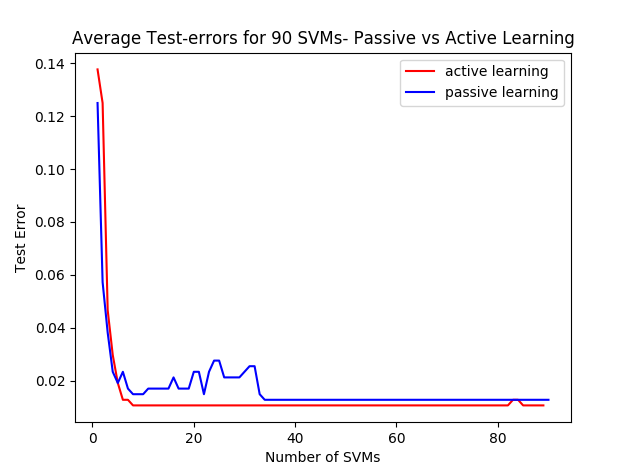

This chart was generated by the following Python code:
import pandas as pd
from sklearn.utils import shuffle
import numpy as np
from sklearn.model_selection import train_test_split
from sklearn.model_selection import KFold
from sklearn.model_selection import GridSearchCV
import matplotlib.pyplot as plt
from sklearn.svm import LinearSVC,SVC
import seaborn as sns
from sklearn.metrics import accuracy_score

colNames=['variance','skewness','curtosis','entropy','class']
temp_dataframe = pd.read_csv("/media/ghost/Games And Images/INF552/hw4/data_banknote_authentication.csv",header=None, names=colNames)

temp_dataframe.to_csv('/media/ghost/Games And Images/INF552/hw4/data_banknote_authentication_with names.csv',index=False)
dataset=temp_dataframe.values

print(dataset.shape)
print("Shuffling...")

# shuffle the data
shuf_ds= shuffle(dataset, random_state=0)

print(shuf_ds.shape)

# abstract the test data

X_test=shuf_ds[:472,:4]
Y_test=shuf_ds[:472,4:]

# rest is train data
X_train_parent=shuf_ds[472:,:4]
Y_train_parent=shuf_ds[472:,4:]

counter=0

# hyperparameter setup
cv = KFold(10)
Cs=np.linspace(0.01,5,50)
tuned_parameters = [{'C': Cs}]
all_error_list=[]
all_errors=[]
x_axis_list=[]
# iterative training(online learning) for 90 SVMs

for i in range(1,91):
    X_train=X_train_parent[:10*i,:]
    Y_train=Y_train_parent[:10*i,:]
    print(X_train.shape)
    counter+=1
    # do the training and test error here calculation

    clf = GridSearchCV(LinearSVC(penalty='l1', dual=False), tuned_parameters, cv=cv, refit=True, n_jobs=2)

    clf.fit(X_train, Y_train.ravel())

    scores = clf.cv_results_['mean_test_score']
    scores_std = clf.cv_results_['std_test_score']

    #####optional plotting to visualize the best l1-penalty value
    #
    # plt.figure().set_size_inches(8, 6)
    # plt.semilogx(Cs, scores)
    # plt.show()

    print("Best L1-penalty parameter is ", clf.best_params_)
    print("Best Score with this paramteter is", clf.best_score_)

    preds=clf.predict(X_test)
    # print(preds)
    test_score=accuracy_score(Y_test, preds)
    print("Test Score:",test_score)
    test_error=1-test_score
    all_error_list.append(test_error)
    all_errors=np.array(all_error_list)
    x_axis_list.append(i)

print(all_errors)


x_axis=np.array(x_axis_list)

passive_errors=all_errors



colNames=['variance','skewness','curtosis','entropy','class']
temp_dataframe = pd.read_csv("/media/ghost/Games And Images/INF552/hw4/data_banknote_authentication.csv",header=None, names=colNames)

temp_dataframe.to_csv('/media/ghost/Games And Images/INF552/hw4/data_banknote_authentication_with names.csv',index=False)
dataset=temp_dataframe.values

print(dataset.shape)
print("Shuffling...")

# shuffle the data
shuf_ds= shuffle(dataset, random_state=21)

print(shuf_ds.shape)

# abstract the test data

X_test=shuf_ds[:472,:4]
Y_test=shuf_ds[:472,4:]

# rest is train data
X_train_parent=shuf_ds[472:482,:4]
Y_train_parent=shuf_ds[472:482,4:]

X_rest=shuf_ds[482:,:4]
Y_rest=shuf_ds[482:,4:]

counter = 0

# hyperparameter setup
cv = KFold(10)
Cs = np.linspace(0.01, 5, 50)
tuned_parameters = [{'C': Cs}]

all_error_list = []
all_errors = []
x_axis_list_active = []


X_train = X_train_parent[:,:]
Y_train = Y_train_parent[:,:]

# iterative training(online learning) for 90 SVMs

for i in range(1, 90):


    print('\n##### Iteration:',i,' with Samples in Train Data:',10*i,'#####')
    counter += 1
    # do the training and test error here calculation

    clf = GridSearchCV(LinearSVC(penalty='l1', dual=False), tuned_parameters, cv=cv, refit=True, n_jobs=2)

    clf.fit(X_train, Y_train.ravel())

    scores = clf.cv_results_['mean_test_score']
    scores_std = clf.cv_results_['std_test_score']

    #####optional plotting to visualize the best l1-penalty value
    #
    # plt.figure().set_size_inches(8, 6)
    # plt.semilogx(Cs, scores)
    # plt.show()

    print("Best L1-penalty parameter is ", clf.best_params_)
    print("Best Score with this paramteter is", clf.best_score_)


    preds = clf.predict(X_test)
    test_score = accuracy_score(Y_test, preds)
    print("Test Score:", test_score)
    test_error = 1 - test_score
    all_error_list.append(test_error)
    all_errors = np.array(all_error_list)
    x_axis_list_active.append(i)


    X_margin = clf.decision_function(X_rest)
    X_margin = np.abs(X_margin)

    index_for = np.arange(0, len(X_margin), 1)

    data = {'id': index_for, 'Margin_dist': X_margin}
    df = pd.DataFrame(data=data)
    df = df.sort_values(by='Margin_dist')

    print("top 10..")

    df_10=pd.DataFrame()
    df_10=df.iloc[:10]

    check_arr=X_train
    check_Y_arr=Y_train

    to_use_indices=[]
    temp_X=X_rest
    temp_Y=Y_rest
    for j in range(0,10):
        temp=np.int(df_10.values[j,1])
        to_use_indices.append(temp)
        check_arr=np.vstack((check_arr,np.array(X_rest[temp].reshape(1,4))))
        check_Y_arr = np.vstack((check_Y_arr, np.array(Y_rest[temp].reshape(1, 1))))

    # print(check_arr.shape)
    temp_X = np.delete(temp_X, to_use_indices, axis=0)
    temp_Y = np.delete(temp_Y, to_use_indices, axis=0)
    # print(temp_X)
    print(to_use_indices)

    # overwrite X_train and Y_train
    X_train=check_arr
    Y_train=check_Y_arr

    # remove from Rest

    # stopper=len(X_margin)

    # for j in range(0,stopper):
    #     if(j in to_use_indices):
    #         X_rest=np.delete(X_rest, j, axis=0)
    #         Y_rest=np.delete(Y_rest, j, axis=0)

    Y_rest=temp_Y
    X_rest=temp_X



print(all_errors)
active_errors=all_errors


x_axis = np.array(x_axis_list)
x_axis_active = np.array(x_axis_list_active)

plt.title('Average Test-errors for 90 SVMs- Passive vs Active Learning')
plt.xlabel('Number of SVMs')
plt.ylabel('Test Error')
plt.plot(x_axis_active, active_errors,'r',label="active learning")
plt.plot(x_axis, passive_errors,'b',label="passive learning")
plt.legend()
plt.show()
